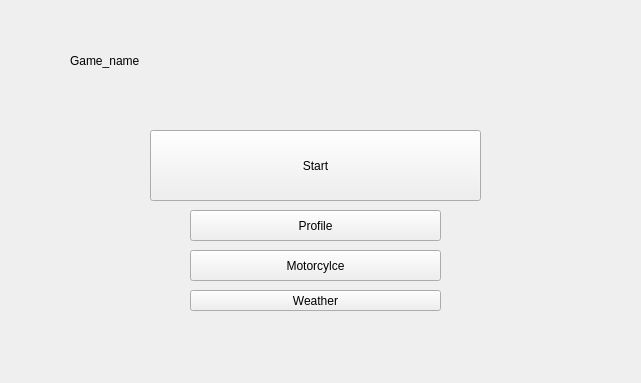
<?xml version="1.0" encoding="UTF-8"?>
<ui version="4.0">
 <class>MainWindow</class>
 <widget class="QMainWindow" name="MainWindow">
  <property name="geometry">
   <rect>
    <x>0</x>
    <y>0</y>
    <width>641</width>
    <height>383</height>
   </rect>
  </property>
  <property name="windowTitle">
   <string>MainWindow</string>
  </property>
  <widget class="QWidget" name="centralwidget">
   <widget class="QPushButton" name="PlayWsindow">
    <property name="enabled">
     <bool>true</bool>
    </property>
    <property name="geometry">
     <rect>
      <x>150</x>
      <y>130</y>
      <width>331</width>
      <height>71</height>
     </rect>
    </property>
    <property name="text">
     <string>Start</string>
    </property>
   </widget>
   <widget class="QPushButton" name="ShowProfileWindow">
    <property name="geometry">
     <rect>
      <x>190</x>
      <y>210</y>
      <width>251</width>
      <height>31</height>
     </rect>
    </property>
    <property name="text">
     <string>Profile</string>
    </property>
   </widget>
   <widget class="QPushButton" name="choosemotorradwindow">
    <property name="geometry">
     <rect>
      <x>190</x>
      <y>250</y>
      <width>251</width>
      <height>31</height>
     </rect>
    </property>
    <property name="text">
     <string>Motorcylce</string>
    </property>
   </widget>
   <widget class="QPushButton" name="chooseweatherwindow">
    <property name="geometry">
     <rect>
      <x>190</x>
      <y>290</y>
      <width>251</width>
      <height>21</height>
     </rect>
    </property>
    <property name="text">
     <string>Weather</string>
    </property>
   </widget>
   <widget class="QLabel" name="label">
    <property name="geometry">
     <rect>
      <x>70</x>
      <y>30</y>
      <width>501</width>
      <height>61</height>
     </rect>
    </property>
    <property name="text">
     <string>Game_name</string>
    </property>
   </widget>
  </widget>
  <widget class="QMenuBar" name="menubar">
   <property name="geometry">
    <rect>
     <x>0</x>
     <y>0</y>
     <width>641</width>
     <height>24</height>
    </rect>
   </property>
  </widget>
 </widget>
 <resources/>
 <connections/>
</ui>
